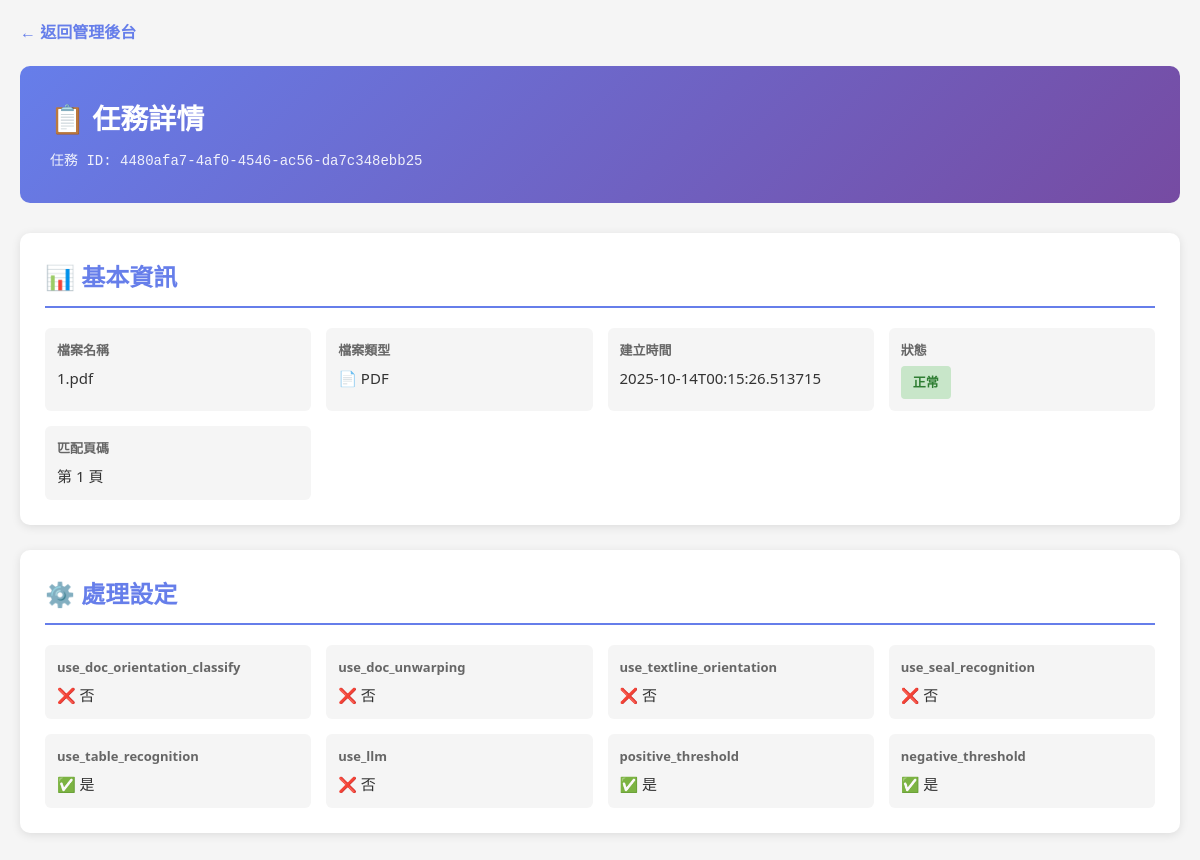
The app's page /admin/task/4480afa7-4af0-4546-ac56-da7c348ebb25, older data.
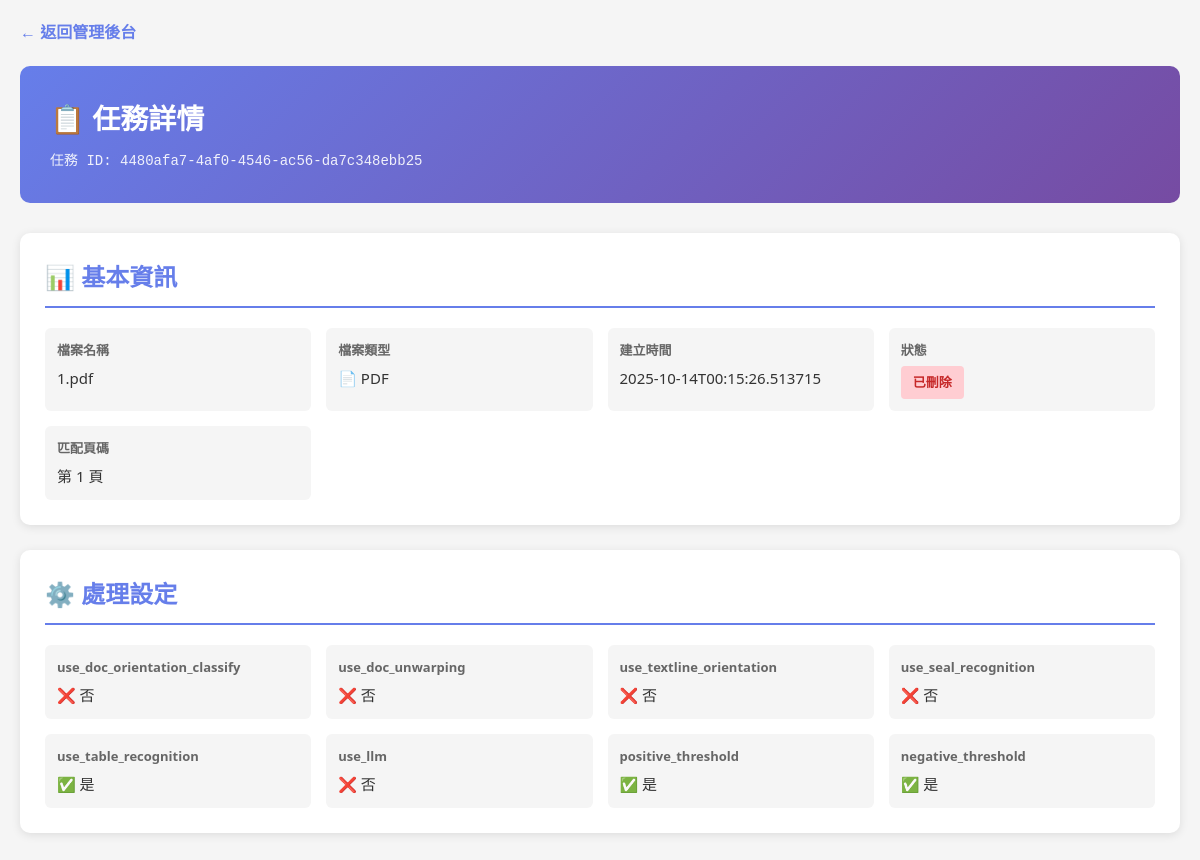
The same page, newer data.
### tables this page shows
CREATE TABLE ocr_tasks (
                task_id TEXT PRIMARY KEY,
                original_filename TEXT,
                created_at TEXT,
                output_directory TEXT,
                response_file TEXT,
                is_deleted INTEGER DEFAULT 0,
                file_type TEXT,
                matched_page_number INTEGER,
                settings TEXT
            );

### app.py (the view)
@app.get("/admin/task/{task_id}", response_class=HTMLResponse)
async def view_task_detail(request: Request, task_id: str):
    task = database.get_task_by_id(task_id)
    if not task:
        raise HTTPException(status_code=404, detail="任務不存在")
    response_data = None
    if os.path.exists(task['response_file']):
        with open(task['response_file'], 'r', encoding='utf-8') as f:
            response_data = json.load(f)
    return templates.TemplateResponse("task_detail.html", {
        "request": request,
        "task": task,
        "response_data": response_data
    })

### templates/task_detail.html (shortened to what this page needs)
<!DOCTYPE html>
<html lang="zh-TW">
<head>
    <link rel="stylesheet" href="/static/css/style.css">
</head>
<body>
    <div class="detail-container">
        <a href="/admin" class="back-link">← 返回管理後台</a>
        <div class="detail-header">
            <h1>📋 任務詳情</h1>
            <div class="task-id-display">任務 ID: {{ task.task_id }}</div>
        </div>
        <div class="info-card">
            <h2>📊 基本資訊</h2>
            <div class="info-grid">
                <div class="info-item">
                    <div class="info-label">檔案名稱</div>
                    <div class="info-value">{{ task.original_filename }}</div>
                </div>
                <div class="info-item">
                    <div class="info-label">檔案類型</div>
                    <div class="info-value">{{ '📄 PDF' if task.file_type == 'pdf' else '🖼️ 圖片' }}</div>
                </div>
                <div class="info-item">
                    <div class="info-label">建立時間</div>
                    <div class="info-value">{{ task.created_at }}</div>
                </div>
                <div class="info-item">
                    <div class="info-label">狀態</div>
                    <div class="info-value">
                        <span class="status-badge {{ 'status-deleted' if task.is_deleted else 'status-active' }}">
                            {{ '已刪除' if task.is_deleted else '正常' }}
                        </span>
                    </div>
                </div>
                {% if task.matched_page_number %}
                <div class="info-item">
                    <div class="info-label">匹配頁碼</div>
                    <div class="info-value">第 {{ task.matched_page_number }} 頁</div>
                </div>
                {% endif %}
            </div>
        </div>
        {% if task.settings %}
        <div class="info-card">
            <h2>⚙️ 處理設定</h2>
            <div class="info-grid">
                {% for key, value in task.settings.items() %}
                <div class="info-item">
                    <div class="info-label">{{ key }}</div>
                    <div class="info-value">{{ '✅ 是' if value else '❌ 否' }}</div>
                </div>
                {% endfor %}
            </div>
        </div>
        {% endif %}
    </div>
</body>
</html>

### static/css/style.css (style rules this page uses)
:root { --primary-color: #007bff; --primary-hover: #0056b3; --success-color: #28a745; --warning-color: #ffc107; --danger-color: #dc3545; --light-bg: #f8f9fa; --border-color: #dee2e6; --text-color: #495057; --shadow: 0 2px 10px rgba(0,0,0,0.1); }
* { box-sizing: border-box; }
body { font-family: 'Segoe UI', Tahoma, Geneva, Verdana, sans-serif; margin: 0; padding: 0; background-color: #f5f5f5; min-height: 100vh; line-height: 1.6; }

### templates/task_detail.html (style rules this page uses)
.detail-container { max-width: 1200px; margin: 0 auto; padding: 20px; }
.detail-header { background: linear-gradient(135deg, #667eea 0%, #764ba2 100%); color: white; padding: 30px; border-radius: 10px; margin-bottom: 30px; }
.detail-header h1 { margin: 0 0 10px 0; font-size: 28px; }
.task-id-display { font-family: monospace; font-size: 14px; opacity: 0.9; }
.back-link { display: inline-block; margin-bottom: 20px; color: #667eea; text-decoration: none; font-weight: 600; }
.info-card { background: white; padding: 25px; border-radius: 10px; box-shadow: 0 2px 10px rgba(0,0,0,0.1); margin-bottom: 25px; }
.info-card h2 { margin-top: 0; color: #667eea; border-bottom: 2px solid #667eea; padding-bottom: 10px; }
.info-grid { display: grid; grid-template-columns: repeat(auto-fit, minmax(250px, 1fr)); gap: 15px; margin-top: 20px; }
.info-item { padding: 12px; background: #f5f5f5; border-radius: 6px; }
.info-label { font-weight: 600; color: #666; font-size: 13px; margin-bottom: 5px; }
.info-value { color: #333; font-size: 15px; }
.status-badge { display: inline-block; padding: 6px 12px; border-radius: 4px; font-size: 13px; font-weight: bold; }
.status-deleted { background: #ffcdd2; color: #c62828; }

Row changes from the older to the newer data that the page shows:
changed ocr_tasks "1.pdf": is_deleted "正常" → "已刪除"
